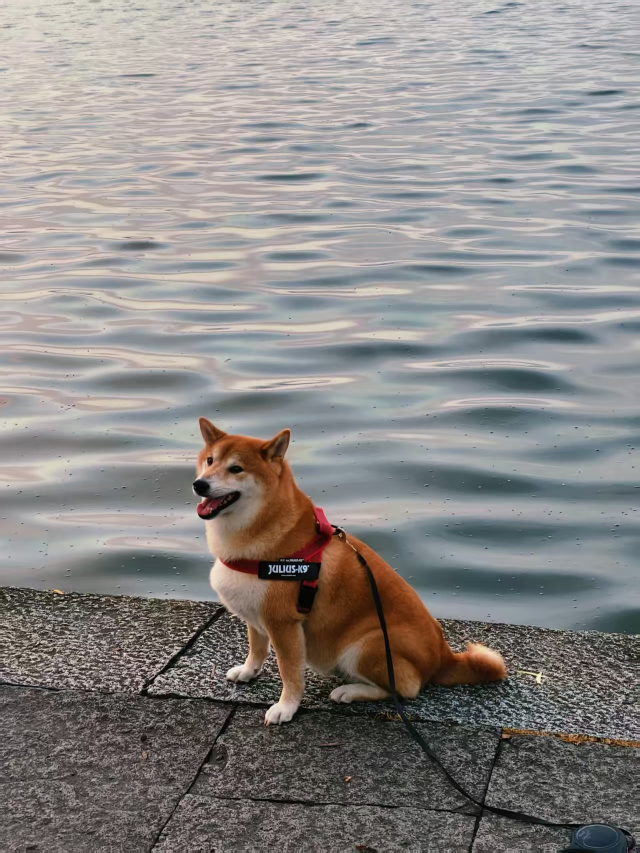
#> input picture 插图.jpg, 1279 x 1706 px, found by its file name (shown at 1/2 size)
$ python resize_img.py
#> lines starting #> are read from the running program, lines starting #| are printed output that depends on the picture
import os
from PIL import Image

def resize_image(input_path, output_path, target_width=1512, target_height=2044, method="stretch"):
    """
    调整图片分辨率
    :param input_path: 输入图片路径
    :param output_path: 输出图片路径
    :param target_width: 目标宽度
    :param target_height: 目标高度
    :param method: "stretch" (强制拉伸) 或 "pad" (保持比例填充)
    """
#> called with input_path = '/root/final_paper/插图.jpg', target_width = 1024, target_height = 1024, method = 'stretch'
    try:
        # 打开图片
        with Image.open(input_path) as img:
            # 转换颜色模式为RGB（防止PNG透明通道导致保存JPG报错）
#> img is the input picture: PIL image 1279x1706 RGB; mean R, G, B 139.8, 136.5, 134.7
            if img.mode in ('RGBA', 'P'):
                img = img.convert('RGB')

            original_size = img.size
#> original_size = (1279, 1706)
            print(f"原始尺寸: {original_size}")
#| 原始尺寸: (1279, 1706)

            if method == "stretch":
                # === 方案1: 强制拉伸 (可能变形) ===
                # Image.Resampling.LANCZOS 是高质量重采样算法
                new_img = img.resize((target_width, target_height), Image.Resampling.LANCZOS)
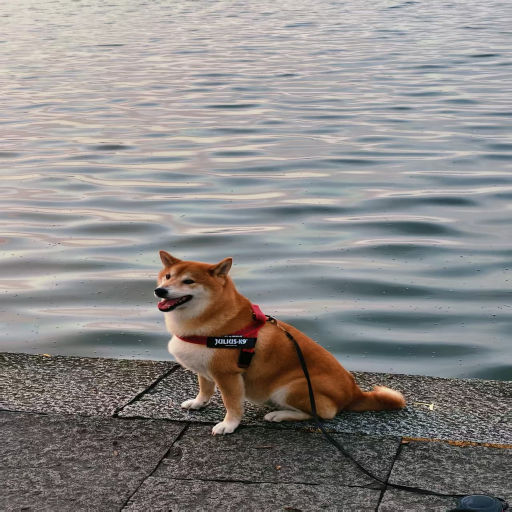
#> new_img: PIL image 1024x1024 RGB (shown at 1/2 size); mean R, G, B 139.8, 136.5, 134.7

            elif method == "pad":
                # === 方案2: 保持比例，填充背景 (不会变形) ===
                # 1. 计算缩放比例
                ratio = min(target_width / original_size[0], target_height / original_size[1])
                new_size = (int(original_size[0] * ratio), int(original_size[1] * ratio))

                # 2. 缩放原图
                img_resized = img.resize(new_size, Image.Resampling.LANCZOS)

                # 3. 创建黑色背景的新图
                new_img = Image.new("RGB", (target_width, target_height), (0, 0, 0)) # (0,0,0)是黑色

                # 4. 将缩放后的图粘贴到中心
                paste_x = (target_width - new_size[0]) // 2
                paste_y = (target_height - new_size[1]) // 2
                new_img.paste(img_resized, (paste_x, paste_y))

            else:
                print("未知的处理方法")
                return

            # 保存图片
            new_img.save(output_path, quality=95) # quality=95 保证JPG质量
            print(f"成功! 图片已保存至: {output_path} (尺寸: {target_width}x{target_height})")

    except Exception as e:
        print(f"处理出错: {e}")

# ==========================================
# 使用示例
# ==========================================
if __name__ == "__main__":
    # 在这里修改你的图片路径
    input_file = "/root/final_paper/插图.jpg"      # 你的原图名字
    output_file = "/root/final_paper/qwen2_5_vl_generate/resized.jpg"   # 你想保存的名字

    # 方式 1: 强制拉伸 (图片会填满 1512*2044，但可能变胖或变瘦)
    resize_image(input_file, output_file, 1024, 1024, method="stretch")

    # 方式 2: 保持比例 (图片不 deformed，周围会有黑边)
    # resize_image(input_file, output_file, 1512, 2044, method="pad")
